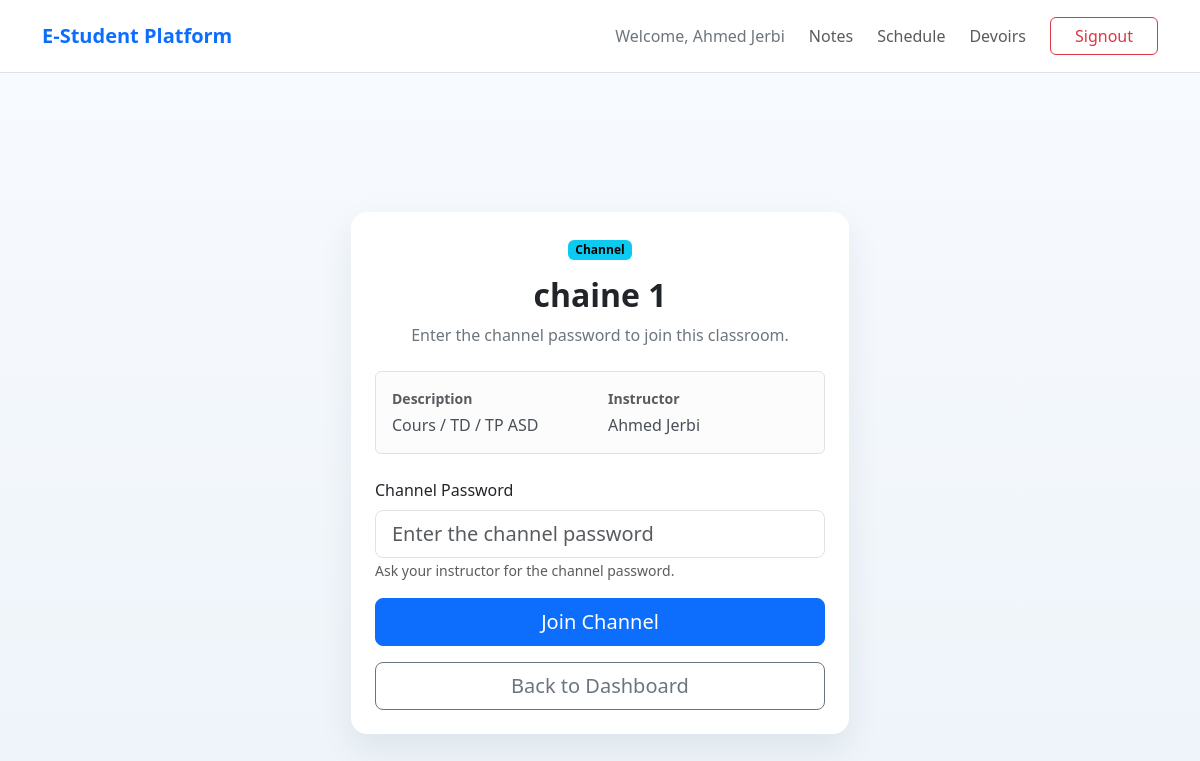
Screenshot of /prefabs/JoinChannel.php?id=6 (signed in) with the database file from the repository.
### tables this page shows
CREATE TABLE `channels` (
  `Id` int(11) NOT NULL,
  `NiveauId` int(11) NOT NULL,
  `GroupeId` int(11) NOT NULL,
  `EnsId` int(11) NOT NULL,
  `FiliereId` int(11) NOT NULL,
  `Description` varchar(255) NOT NULL,
  `Cle` varchar(50) NOT NULL,
  `Libelle` varchar(100) NOT NULL
);

CREATE TABLE `utilisateurs` (
  `Id` int(11) NOT NULL,
  `Prenom` varchar(50) NOT NULL,
  `Nom` varchar(50) NOT NULL,
  `Email` varchar(50) NOT NULL,
  `Password` varchar(255) NOT NULL,
  `Role` enum('Etudiant','Enseignant','Administration') NOT NULL,
  `GroupeId` int(11) NOT NULL,
  `dateInscription` datetime NOT NULL
);

### prefabs/auth.php (called while the page is built, shortened)
<?php
function isUserLoggedIn(): bool
{
    return isset($_SESSION['user']) && is_array($_SESSION['user']);
}
function getAuthenticatedUser(): ?array
{
    return isUserLoggedIn() ? $_SESSION['user'] : null;
}

### prefabs/JoinChannel.php (the view, shortened to what this page needs)
<?php
require_once(__DIR__ . '/auth.php');
require_once(__DIR__ . '/../prefabs/database_connection.php');
$currentUser = getAuthenticatedUser();
$channelId = isset($_GET['id']) ? (int) $_GET['id'] : 0;
$channel = null;
$isAlreadyJoined = false;
if ($channelId > 0) {
    $channelQuery = $database->prepare(
        "SELECT
            c.Id,
            c.Libelle,
            c.Description,
            c.Cle AS password,
            u.Prenom,
            u.Nom,
            u.Email AS enseignantEmail
        FROM channels c
        LEFT JOIN utilisateurs u ON u.Id = c.EnsId
        WHERE c.Id = :channelId
        LIMIT 1"
    );
    $channelQuery->execute(['channelId' => $channelId]);
    $channel = $channelQuery->fetch(PDO::FETCH_ASSOC);
    if ($channel) {
        $checkJoinedQuery = $database->prepare(
            "SELECT COUNT(*) FROM joined_channels
             WHERE channelId = :channelId AND utilisateurId = :userId"
        );
        $checkJoinedQuery->execute(['channelId' => $channelId, 'userId' => $currentUser['id']]);
        $isAlreadyJoined = $checkJoinedQuery->fetchColumn() > 0;
    }
}
$teacherName = (!empty($channel['Prenom']) && !empty($channel['Nom']))
    ? htmlspecialchars($channel['Prenom'] . ' ' . $channel['Nom'], ENT_QUOTES, 'UTF-8')
    : 'No instructor assigned';
?>
<!DOCTYPE html>
<html lang="en">
<head>
    <link rel="stylesheet" href="../css/bootstrap.min.css">
    <link rel="stylesheet" href="../css/styles.css">
</head>
<body id="top">
    <?php include_once(__DIR__ . '/header.php'); ?>
    <main class="container py-5 min-vh-100 d-flex align-items-center">
        <section class="p-4 p-md-5 w-100">
            <div class="row justify-content-center">
                <div class="col-lg-8 col-xl-6">
                    <div class="card panel-card bg-white text-dark">
                        <div class="card-body p-4 p-md-4">
                            <div class="text-center mb-4">
                                <div class="mb-3">
                                    <span class="badge text-bg-info">Channel</span>
                                </div>
                                <h1 class="h2 fw-bold mb-2"><?php echo htmlspecialchars($channel['Libelle'], ENT_QUOTES, 'UTF-8'); ?></h1>
                                <p class="text-secondary mb-0">Enter the channel password to join this classroom.</p>
                            </div>
                            <div class="alert alert-light border mb-4" role="alert">
                                <div class="row g-3">
                                    <div class="col-md-6">
                                        <small class="text-muted d-block mb-1"><strong>Description</strong></small>
                                        <p class="mb-0">
                                            <?php echo htmlspecialchars($channel['Description'] ?? 'No description available', ENT_QUOTES, 'UTF-8'); ?>
                                        </p>
                                    </div>
                                    <div class="col-md-6">
                                        <small class="text-muted d-block mb-1"><strong>Instructor</strong></small>
                                        <p class="mb-0"><?php echo $teacherName; ?></p>
                                    </div>
                                </div>
                            </div>
                            <?php if (!$isAlreadyJoined) { ?>
                                <form method="POST" action="<?php echo htmlspecialchars($_SERVER['PHP_SELF'] . '?id=' . $channelId, ENT_QUOTES, 'UTF-8'); ?>">
                                    <div class="mb-3">
                                        <label for="channelPassword" class="form-label">Channel Password</label>
                                        <input
                                            type="password"
                                            class="form-control form-control-lg"
                                            id="channelPassword"
                                            name="channel_password"
                                            placeholder="Enter the channel password"
                                            autofocus
                                            required
                                        >
                                        <small class="form-text text-muted">Ask your instructor for the channel password.</small>
                                    </div>
                                    <div class="d-grid gap-3">
                                        <button type="submit" class="btn btn-primary btn-lg">Join Channel</button>
                                        <a href="../pages/dashboard.php" class="btn btn-outline-secondary btn-lg">Back to Dashboard</a>
                                    </div>
                                </form>
                            <?php } ?>
                        </div>
                    </div>
                </div>
            </div>
        </section>
    </main>
</body>
</html>

### prefabs/header.php (shortened to what this page needs)
<?php
require_once(__DIR__ . '/auth.php');
$scriptPath = str_replace('\\', '/', $_SERVER['SCRIPT_NAME'] ?? '');
$isPagesContext = strpos($scriptPath, '/pages/') !== false;
$rootPrefix = $isPagesContext ? '../' : '';
$pagesPrefix = $isPagesContext ? '' : 'pages/';
$prefabsPrefix = $isPagesContext ? '../prefabs/' : 'prefabs/';
$isLoggedIn = isUserLoggedIn();
$currentUser = getAuthenticatedUser();
$displayName = $currentUser ? trim(($currentUser['prenom'] ?? '') . ' ' . ($currentUser['nom'] ?? '')) : '';
$homeHref = $rootPrefix . 'index.php';
$authHref = $isLoggedIn ? $prefabsPrefix . 'logout.php' : $pagesPrefix . 'login.php';
$authLabel = $isLoggedIn ? 'Signout' : 'Login';
$authClass = $isLoggedIn ? 'btn btn-outline-danger ms-lg-2 px-4' : 'btn btn-primary ms-lg-2 px-4';
?>
<nav class="navbar navbar-expand-lg bg-white border-bottom sticky-top">
    <div class="container py-2">
        <a class="navbar-brand fw-bold text-primary"
            href="<?php echo htmlspecialchars($homeHref, ENT_QUOTES, 'UTF-8'); ?>">E-Student Platform</a>
        <div class="collapse navbar-collapse" id="mainNav">
            <ul class="navbar-nav ms-auto align-items-lg-center gap-lg-2">
                <?php if ($isLoggedIn && $displayName !== '') { ?>
                    <li class="nav-item"><span class="nav-link text-secondary">Welcome, <?php echo htmlspecialchars($displayName, ENT_QUOTES, 'UTF-8'); ?></span></li>
                    <li class="nav-item"><a class="nav-link" href="#notes">Notes</a></li>
                    <li class="nav-item"><a class="nav-link" href="#schedule">Schedule</a></li>
                    <li class="nav-item"><a class="nav-link" href="#assignments">Devoirs</a></li>
                <?php } else { ?>
                    <li class="nav-item"><a class="nav-link" href="#features">Features</a></li>
                    <li class="nav-item"><a class="nav-link" href="#announcements">Annonces</a></li>
                    <li class="nav-item"><a class="nav-link" href="#schedule">Schedule</a></li>
                <?php } ?>
                <li class="nav-item"><a class="<?php echo htmlspecialchars($authClass, ENT_QUOTES, 'UTF-8'); ?>"
                        href="<?php echo htmlspecialchars($authHref, ENT_QUOTES, 'UTF-8'); ?>"><?php echo htmlspecialchars($authLabel, ENT_QUOTES, 'UTF-8'); ?></a>
                </li>
            </ul>
        </div>
    </div>
</nav>

### css/styles.css (style rules this page uses)
:root { --pfa-primary: #0f4c81; --pfa-accent: #f4b942; --pfa-soft: #eef4fb; --pfa-dark: #1f2937; }
body { background: linear-gradient(180deg, #f8fbff 0%, #edf3f9 100%); color: var(--pfa-dark); }
.feature-card, .panel-card { border: 0; border-radius: 1rem; box-shadow: 0 14px 35px rgba(31, 41, 55, 0.08); }

### rows the page displays
channels: EnsId.Nom "Ahmed Jerbi", Libelle "chaine 1", Description "Cours / TD / TP ASD"

### other values shown
$authLabel "Signout"
